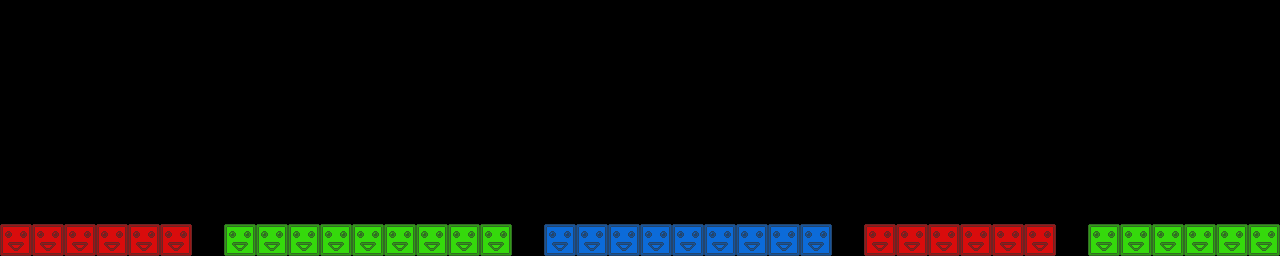

Rendered tile map (Tiled .tmx) drawn with the repository's tilesets; below, a short description and the full map source, tile grids included:
An orthogonal 40x8 tile map with 32x32 px tiles, 3 tile layers (red, green, blue) and 5 objects.

<map version="1.10" tiledversion="1.11.2" orientation="orthogonal" renderorder="right-down" width="40" height="8" tilewidth="32" tileheight="32" infinite="0" nextlayerid="5" nextobjectid="28">
 <tileset firstgid="1" name="blocks" tilewidth="32" tileheight="32" tilecount="3" columns="3">
  <image source="blocks.png" width="96" height="32" />
 </tileset>
 <layer id="1" name="red" width="40" height="8">
  <data encoding="csv">
0,0,0,0,0,0,0,0,0,0,0,0,0,0,0,0,0,0,0,0,0,0,0,0,0,0,0,0,0,0,0,0,0,0,0,0,0,0,0,0,
0,0,0,0,0,0,0,0,0,0,0,0,0,0,0,0,0,0,0,0,0,0,0,0,0,0,0,0,0,0,0,0,0,0,0,0,0,0,0,0,
0,0,0,0,0,0,0,0,0,0,0,0,0,0,0,0,0,0,0,0,0,0,0,0,0,0,0,0,0,0,0,0,0,0,0,0,0,0,0,0,
0,0,0,0,0,0,0,0,0,0,0,0,0,0,0,0,0,0,0,0,0,0,0,0,0,0,0,0,0,0,0,0,0,0,0,0,0,0,0,0,
0,0,0,0,0,0,0,0,0,0,0,0,0,0,0,0,0,0,0,0,0,0,0,0,0,0,0,0,0,0,0,0,0,0,0,0,0,0,0,0,
0,0,0,0,0,0,0,0,0,0,0,0,0,0,0,0,0,0,0,0,0,0,0,0,0,0,0,0,0,0,0,0,0,0,0,0,0,0,0,0,
0,0,0,0,0,0,0,0,0,0,0,0,0,0,0,0,0,0,0,0,0,0,0,0,0,0,0,0,0,0,0,0,0,0,0,0,0,0,0,0,
1,1,1,1,1,1,0,0,0,0,0,0,0,0,0,0,0,0,0,0,0,0,0,0,0,0,0,1,1,1,1,1,1,0,0,0,0,0,0,0
</data>
 </layer>
 <layer id="2" name="green" width="40" height="8">
  <data encoding="csv">
0,0,0,0,0,0,0,0,0,0,0,0,0,0,0,0,0,0,0,0,0,0,0,0,0,0,0,0,0,0,0,0,0,0,0,0,0,0,0,0,
0,0,0,0,0,0,0,0,0,0,0,0,0,0,0,0,0,0,0,0,0,0,0,0,0,0,0,0,0,0,0,0,0,0,0,0,0,0,0,0,
0,0,0,0,0,0,0,0,0,0,0,0,0,0,0,0,0,0,0,0,0,0,0,0,0,0,0,0,0,0,0,0,0,0,0,0,0,0,0,0,
0,0,0,0,0,0,0,0,0,0,0,0,0,0,0,0,0,0,0,0,0,0,0,0,0,0,0,0,0,0,0,0,0,0,0,0,0,0,0,0,
0,0,0,0,0,0,0,0,0,0,0,0,0,0,0,0,0,0,0,0,0,0,0,0,0,0,0,0,0,0,0,0,0,0,0,0,0,0,0,0,
0,0,0,0,0,0,0,0,0,0,0,0,0,0,0,0,0,0,0,0,0,0,0,0,0,0,0,0,0,0,0,0,0,0,0,0,0,0,0,0,
0,0,0,0,0,0,0,0,0,0,0,0,0,0,0,0,0,0,0,0,0,0,0,0,0,0,0,0,0,0,0,0,0,0,0,0,0,0,0,0,
0,0,0,0,0,0,0,2,2,2,2,2,2,2,2,2,0,0,0,0,0,0,0,0,0,0,0,0,0,0,0,0,0,0,2,2,2,2,2,2
</data>
 </layer>
 <layer id="3" name="blue" width="40" height="8">
  <data encoding="csv">
0,0,0,0,0,0,0,0,0,0,0,0,0,0,0,0,0,0,0,0,0,0,0,0,0,0,0,0,0,0,0,0,0,0,0,0,0,0,0,0,
0,0,0,0,0,0,0,0,0,0,0,0,0,0,0,0,0,0,0,0,0,0,0,0,0,0,0,0,0,0,0,0,0,0,0,0,0,0,0,0,
0,0,0,0,0,0,0,0,0,0,0,0,0,0,0,0,0,0,0,0,0,0,0,0,0,0,0,0,0,0,0,0,0,0,0,0,0,0,0,0,
0,0,0,0,0,0,0,0,0,0,0,0,0,0,0,0,0,0,0,0,0,0,0,0,0,0,0,0,0,0,0,0,0,0,0,0,0,0,0,0,
0,0,0,0,0,0,0,0,0,0,0,0,0,0,0,0,0,0,0,0,0,0,0,0,0,0,0,0,0,0,0,0,0,0,0,0,0,0,0,0,
0,0,0,0,0,0,0,0,0,0,0,0,0,0,0,0,0,0,0,0,0,0,0,0,0,0,0,0,0,0,0,0,0,0,0,0,0,0,0,0,
0,0,0,0,0,0,0,0,0,0,0,0,0,0,0,0,0,0,0,0,0,0,0,0,0,0,0,0,0,0,0,0,0,0,0,0,0,0,0,0,
0,0,0,0,0,0,0,0,0,0,0,0,0,0,0,0,0,3,3,3,3,3,3,3,3,3,0,0,0,0,0,0,0,0,0,0,0,0,0,0
</data>
 </layer>
 <objectgroup id="4" name="crystals">
  <object id="23" x="288" y="192">
   <ellipse />
  </object>
  <object id="24" x="576" y="192">
   <ellipse />
  </object>
  <object id="25" x="800" y="192">
   <ellipse />
  </object>
  <object id="26" x="928" y="192">
   <ellipse />
  </object>
  <object id="27" x="1184" y="192">
   <ellipse />
  </object>
 </objectgroup>
</map>
